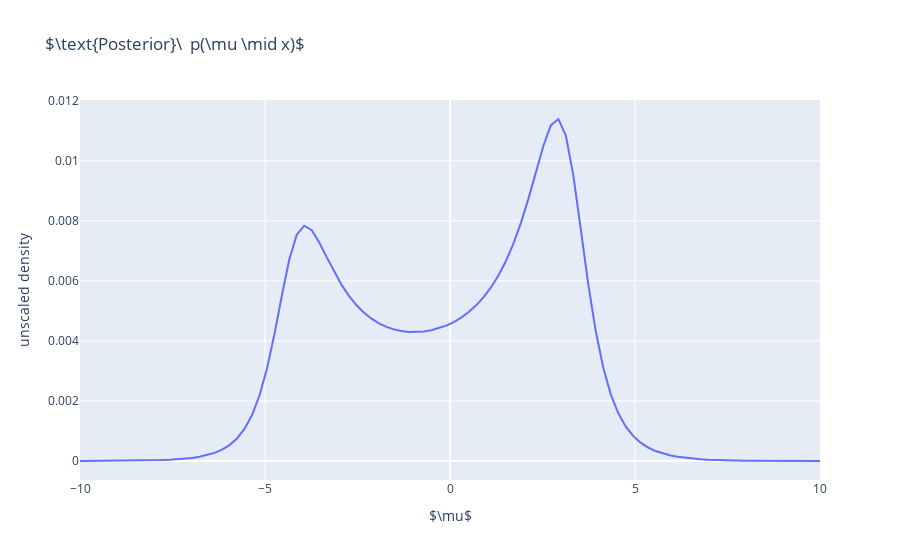

Notebook source saved alongside this figure:
### Code cell
px.line(x=mu, y=y, title=r"$\text{Posterior}\  p(\mu \mid x)$", labels={"x": r"$\mu$", "y": "unscaled density"})
